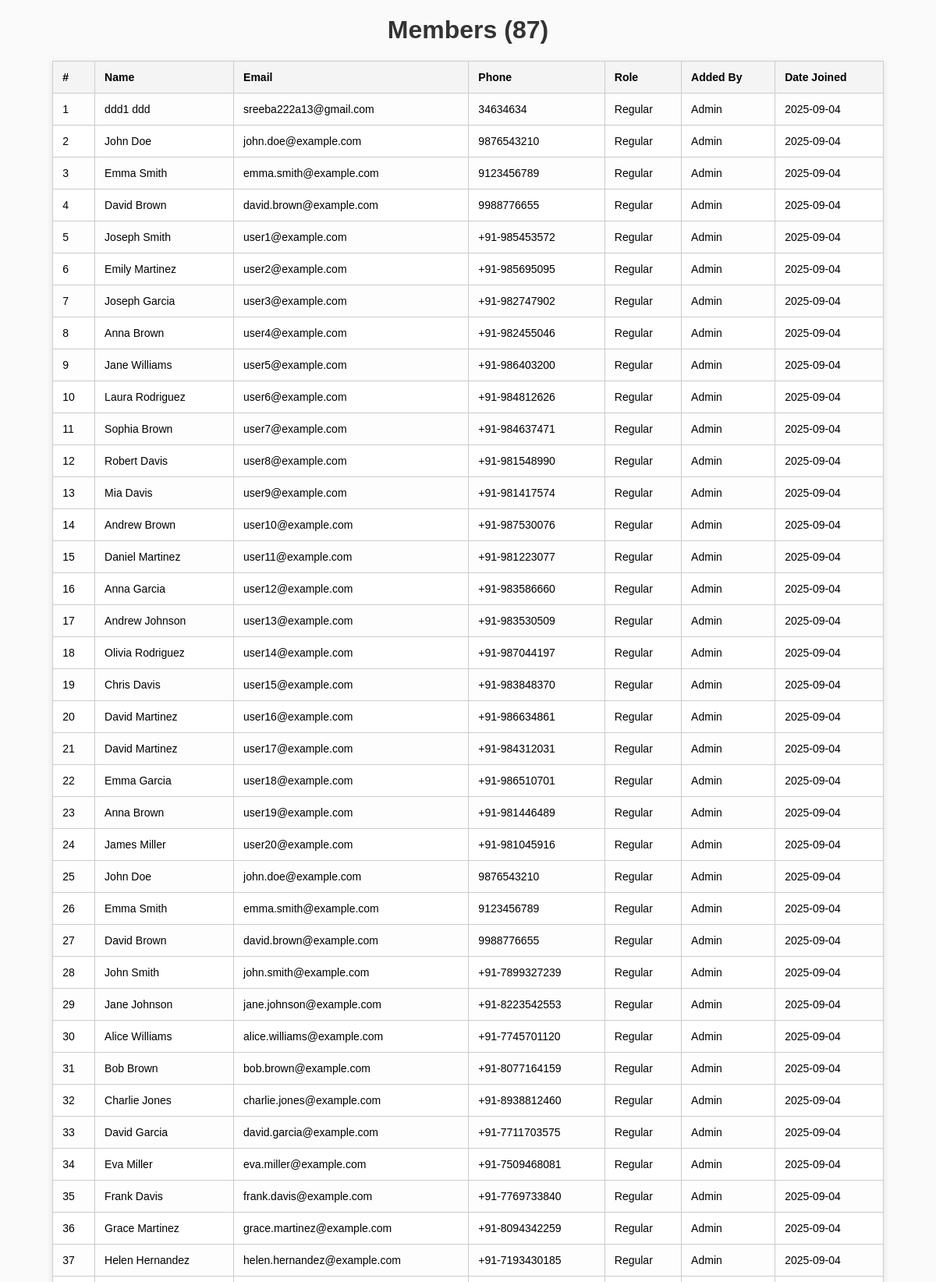
Page /members/view/ (signed in, upper part) on the committed database.
### core/models.py (models this page shows, shortened)
class Member(models.Model):
    first_name = models.CharField(max_length=100, blank=True, null=True)
    last_name = models.CharField(max_length=100, blank=True, null=True)
    email = models.EmailField(blank=True, null=True)
    phone_number = models.CharField(max_length=20, blank=True, null=True)
    role = models.CharField(max_length=50, default="Regular")
    created_at = models.DateTimeField(auto_now_add=True)
    added_by = models.ForeignKey(
        settings.AUTH_USER_MODEL,
        on_delete=models.SET_NULL,
        null=True,
        blank=True,
        related_name="added_members"
    )

### core/views.py (the view)
# urls.py: path("members/view/", views.view_members, name="view_members"),
@login_required
def view_members(request):
    members = Member.objects.all()
    return render(request, "members/view_members.html", {"members": members})

### templates/members/view_members.html (shortened to what this page needs)
<!DOCTYPE html>
<html lang="en">
<head>
</head>
<body>
    <h1>Members ({{ members.count }})</h1>
    <table>
        <tr>
            <th>#</th>
            <th>Name</th>
            <th>Email</th>
            <th>Phone</th>
            <th>Role</th>
            <th>Added By</th>
            <th>Date Joined</th>
        </tr>
        {% for member in members %}
        <tr>
            <td>{{ forloop.counter }}</td>
            <td>
                {% if member.first_name %}
                    {{ member.first_name }} {% if member.last_name %}{{ member.last_name }}{% endif %}
                {% else %}
                    -
                {% endif %}
            </td>
            <td>{{ member.email|default:"-" }}</td>
            <td>{{ member.phone_number|default:"-" }}</td>
            <td>{{ member.role|default:"Regular" }}</td>
            <td>
                {% if member.added_by %}
                    {% if member.added_by.is_staff %}
                        Admin
                    {% else %}
                        {{ member.added_by.username }}
                    {% endif %}
                {% else %}
                    -
                {% endif %}
            </td>
            <td>
                {% if member.created_at %}
                    {{ member.created_at|date:"Y-m-d" }}
                {% else %}
                    -
                {% endif %}
            </td>
        </tr>
        {% empty %}
        <tr>
            <td colspan="7" style="text-align:center;">No members found</td>
        </tr>
        {% endfor %}
    </table>
</body>
</html>

### templates/members/view_members.html (style rules this page uses)
body { font-family: Arial, sans-serif; background: #fafafa; }
table { border-collapse: collapse; width: 90%; margin: 20px auto; background: white; box-shadow: 0 2px 8px rgba(0,0,0,0.1); }
th, td { border: 1px solid #ccc; padding: 12px; text-align: left; font-size: 14px; }
th { background: #f4f4f4; font-weight: bold; }
h1 { text-align: center; color: #333; margin-top: 20px; }
tr:nth-child(even) { background-color: #fdfdfd; }

### rows in the picture
Member: first_name "ddd1", last_name "ddd", email "sreeba222a13@gmail.com", phone_number "34634634", role "Regular", shows "Admin", created_at "2025-09-04"
Member: first_name "John", last_name "Doe", email "john.doe@example.com", phone_number "9876543210", role "Regular", shows "Admin", created_at "2025-09-04"
Member: first_name "Emma", last_name "Smith", email "emma.smith@example.com", phone_number "9123456789", role "Regular", shows "Admin", created_at "2025-09-04"
Member: first_name "David", last_name "Brown", email "david.brown@example.com", phone_number "9988776655", role "Regular", shows "Admin", created_at "2025-09-04"
Member: first_name "Joseph", last_name "Smith", email "user1@example.com", phone_number "+91-985453572", role "Regular", shows "Admin", created_at "2025-09-04"
Member: first_name "Emily", last_name "Martinez", email "user2@example.com", phone_number "+91-985695095", role "Regular", shows "Admin", created_at "2025-09-04"
Member: first_name "Joseph", last_name "Garcia", email "user3@example.com", phone_number "+91-982747902", role "Regular", shows "Admin", created_at "2025-09-04"
Member: first_name "Anna", last_name "Brown", email "user4@example.com", phone_number "+91-982455046", role "Regular", shows "Admin", created_at "2025-09-04"
Member: first_name "Jane", last_name "Williams", email "user5@example.com", phone_number "+91-986403200", role "Regular", shows "Admin", created_at "2025-09-04"
Member: first_name "Laura", last_name "Rodriguez", email "user6@example.com", phone_number "+91-984812626", role "Regular", shows "Admin", created_at "2025-09-04"
Member: first_name "Sophia", last_name "Brown", email "user7@example.com", phone_number "+91-984637471", role "Regular", shows "Admin", created_at "2025-09-04"
Member: first_name "Robert", last_name "Davis", email "user8@example.com", phone_number "+91-981548990", role "Regular", shows "Admin", created_at "2025-09-04"
Member: first_name "Mia", last_name "Davis", email "user9@example.com", phone_number "+91-981417574", role "Regular", shows "Admin", created_at "2025-09-04"
Member: first_name "Andrew", last_name "Brown", email "user10@example.com", phone_number "+91-987530076", role "Regular", shows "Admin", created_at "2025-09-04"
Member: first_name "Daniel", last_name "Martinez", email "user11@example.com", phone_number "+91-981223077", role "Regular", shows "Admin", created_at "2025-09-04"
Member: first_name "Anna", last_name "Garcia", email "user12@example.com", phone_number "+91-983586660", role "Regular", shows "Admin", created_at "2025-09-04"
Member: first_name "Andrew", last_name "Johnson", email "user13@example.com", phone_number "+91-983530509", role "Regular", shows "Admin", created_at "2025-09-04"
Member: first_name "Olivia", last_name "Rodriguez", email "user14@example.com", phone_number "+91-987044197", role "Regular", shows "Admin", created_at "2025-09-04"
Member: first_name "Chris", last_name "Davis", email "user15@example.com", phone_number "+91-983848370", role "Regular", shows "Admin", created_at "2025-09-04"
Member: first_name "David", last_name "Martinez", email "user16@example.com", phone_number "+91-986634861", role "Regular", shows "Admin", created_at "2025-09-04"
Member: first_name "David", last_name "Martinez", email "user17@example.com", phone_number "+91-984312031", role "Regular", shows "Admin", created_at "2025-09-04"
Member: first_name "Emma", last_name "Garcia", email "user18@example.com", phone_number "+91-986510701", role "Regular", shows "Admin", created_at "2025-09-04"
Member: first_name "Anna", last_name "Brown", email "user19@example.com", phone_number "+91-981446489", role "Regular", shows "Admin", created_at "2025-09-04"
Member: first_name "James", last_name "Miller", email "user20@example.com", phone_number "+91-981045916", role "Regular", shows "Admin", created_at "2025-09-04"
Member: first_name "John", last_name "Doe", email "john.doe@example.com", phone_number "9876543210", role "Regular", shows "Admin", created_at "2025-09-04"
Member: first_name "Emma", last_name "Smith", email "emma.smith@example.com", phone_number "9123456789", role "Regular", shows "Admin", created_at "2025-09-04"
Member: first_name "David", last_name "Brown", email "david.brown@example.com", phone_number "9988776655", role "Regular", shows "Admin", created_at "2025-09-04"
Member: first_name "John", last_name "Smith", email "john.smith@example.com", phone_number "+91-7899327239", role "Regular", shows "Admin", created_at "2025-09-04"
Member: first_name "Jane", last_name "Johnson", email "jane.johnson@example.com", phone_number "+91-8223542553", role "Regular", shows "Admin", created_at "2025-09-04"
Member: first_name "Alice", last_name "Williams", email "alice.williams@example.com", phone_number "+91-7745701120", role "Regular", shows "Admin", created_at "2025-09-04"
Member: first_name "Bob", last_name "Brown", email "bob.brown@example.com", phone_number "+91-8077164159", role "Regular", shows "Admin", created_at "2025-09-04"
Member: first_name "Charlie", last_name "Jones", email "charlie.jones@example.com", phone_number "+91-8938812460", role "Regular", shows "Admin", created_at "2025-09-04"
Member: first_name "David", last_name "Garcia", email "david.garcia@example.com", phone_number "+91-7711703575", role "Regular", shows "Admin", created_at "2025-09-04"
Member: first_name "Eva", last_name "Miller", email "eva.miller@example.com", phone_number "+91-7509468081", role "Regular", shows "Admin", created_at "2025-09-04"
Member: first_name "Frank", last_name "Davis", email "frank.davis@example.com", phone_number "+91-7769733840", role "Regular", shows "Admin", created_at "2025-09-04"
Member: first_name "Grace", last_name "Martinez", email "grace.martinez@example.com", phone_number "+91-8094342259", role "Regular", shows "Admin", created_at "2025-09-04"
Member: first_name "Helen", last_name "Hernandez", email "helen.hernandez@example.com", phone_number "+91-7193430185", role "Regular", shows "Admin", created_at "2025-09-04"

### other values in the picture
{{ members.count }} "87"
